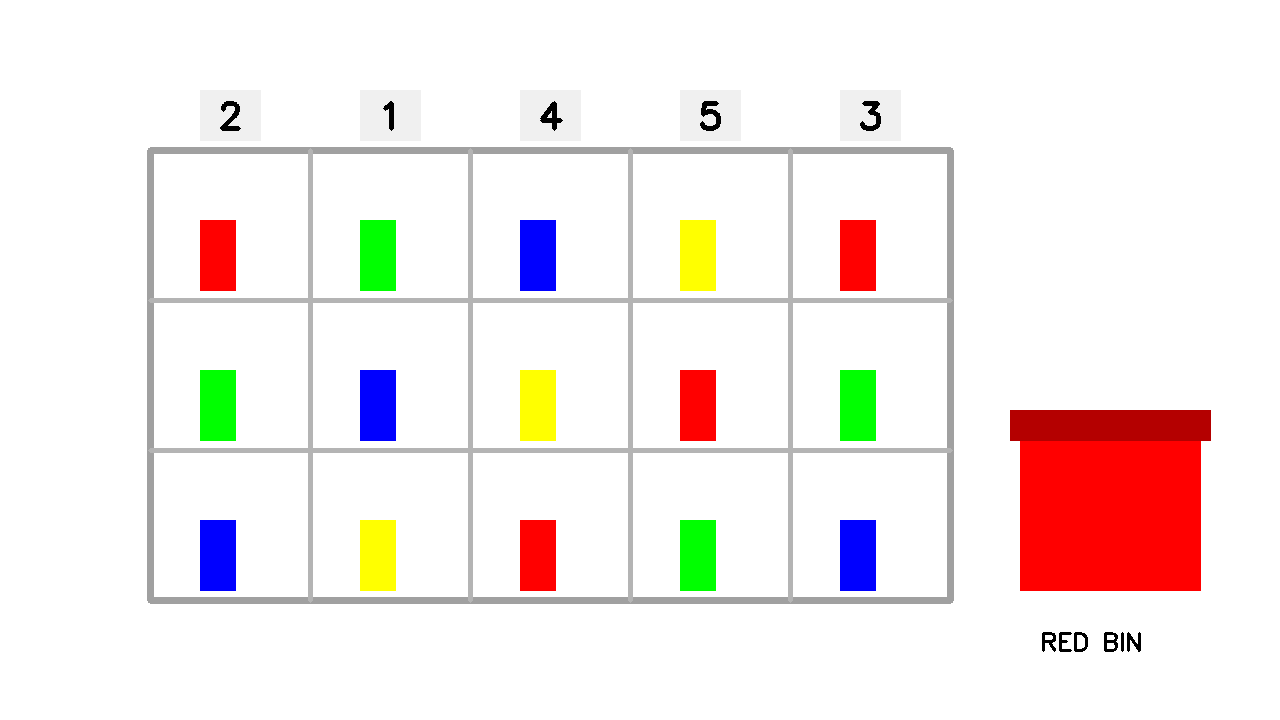
#> input picture cv_experiments/competition_test_scene.png, 1280 x 720 px
$ python create_digit_templates.py
#> lines starting #> are read from the running program, lines starting #| are printed output that depends on the picture; after the words box and inside, x2 and y2 are one past the last pixel; in counts of white or black regions, pixels touching at a corner belong together
import cv2
import os


image = cv2.imread("competition_test_scene.png")
#> image is the input picture: shape (720, 1280, 3); mean B, G, R 234, 236.1, 244.8

if image is None:
    raise RuntimeError(
        "Could not load competition_test_scene.png"
    )


os.makedirs("templates", exist_ok=True)


number_boxes = [
    (190, 80, 270, 150),
    (350, 80, 430, 150),
    (510, 80, 590, 150),
    (670, 80, 750, 150),
    (830, 80, 910, 150),
]


for digit, (x1, y1, x2, y2) in enumerate(
    number_boxes,
    start=1
):

    roi = image[y1:y2, x1:x2]

    gray = cv2.cvtColor(
        roi,
        cv2.COLOR_BGR2GRAY
    )

    _, binary = cv2.threshold(
        gray,
        180,
        255,
        cv2.THRESH_BINARY_INV
    )

    contours, _ = cv2.findContours(
        binary,
        cv2.RETR_EXTERNAL,
        cv2.CHAIN_APPROX_SIMPLE
    )

    if not contours:
        print(f"ERROR: No contour for digit {digit}")
        continue

    largest = max(
        contours,
        key=cv2.contourArea
    )

    x, y, w, h = cv2.boundingRect(largest)

    digit_image = binary[
        y:y + h,
        x:x + w
    ]

    digit_image = cv2.resize(
        digit_image,
        (50, 70),
        interpolation=cv2.INTER_NEAREST
    )

    filename = f"templates/{digit}.png"

    cv2.imwrite(
        filename,
        digit_image
    )

    print(
        f"Created template for digit {digit}: "
        f"{filename}"
    )
#> this loop made 5 passes
#> (x, y, w, h) on passes 1, 3, 4, 5: (30, 21, 21, 30), (30, 21, 23, 30), (30, 21, 21, 30), (30, 21, 21, 30)
#> (largest, x, y, w, h) on pass 2: ([[0, 67], [0, 69], [79, 69], [79, 67]], 0, 67, 80, 3)
#> pass 1, `roi = image[y1:y2, x1:x2]`:
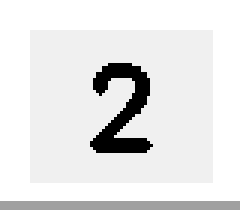
#> roi: shape (70, 80, 3) (shown 3 times larger); min 0, max 255, mean 229.5
#> pass 1, `_, binary = cv2.threshold( gray, 180, 255, cv2.THRESH_BINARY_INV )`:
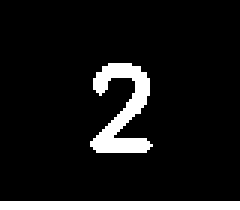
#> binary: shape (70, 80) (shown 3 times larger); 9.7% white; 2 white regions, box (x1, y1, x2, y2) and area: (30, 21, 51, 51) 305, (0, 67, 80, 70) 240
#> pass 1, `digit_image = binary[ y:y + h, x:x + w ]`:
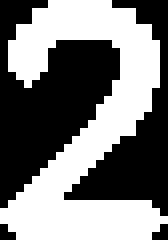
#> digit_image: shape (30, 21) (shown 8 times larger); 48.4% white; 1 white region, box (x1, y1, x2, y2) and area: (0, 0, 21, 30) 305
#> after the loop:
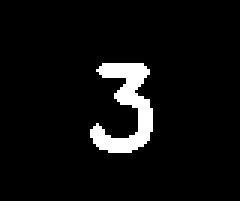
#> binary: shape (70, 80) (shown 3 times larger); 9.7% white; 2 white regions, box (x1, y1, x2, y2) and area: (30, 21, 51, 51) 302, (0, 67, 80, 70) 240
#> after the loop:
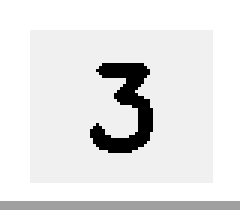
#> gray: shape (70, 80) (shown 3 times larger); min 0, max 255, mean 229.7


print()
print("All templates created.")
